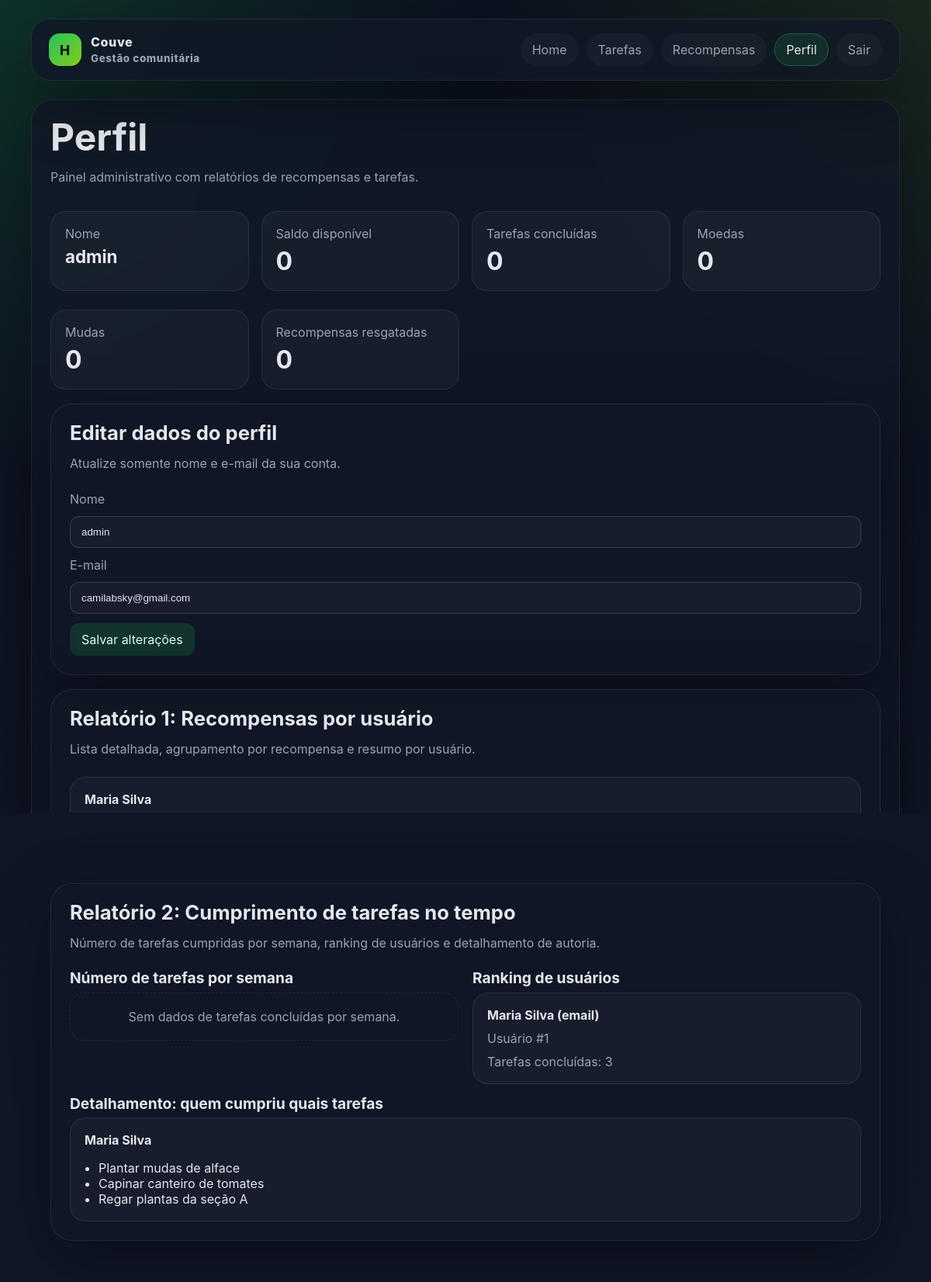
Before: /perfil/ (signed in) with the older database file.
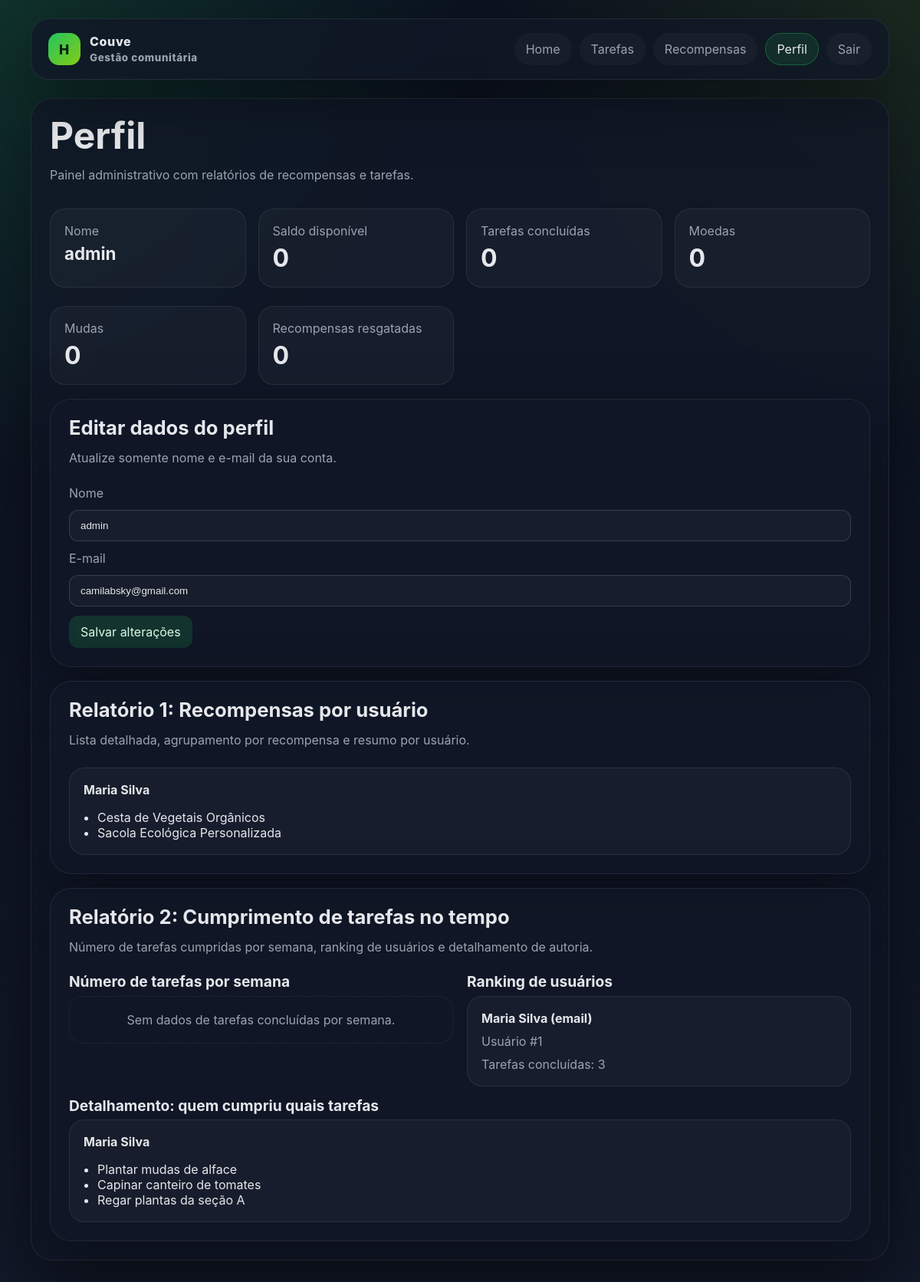
After: the same page with the newer database file.
### app/models.py (models this page shows)
class Perfil(models.Model):
    user = models.OneToOneField(
        settings.AUTH_USER_MODEL,
        on_delete=models.CASCADE,
        null=True,
        blank=True,
        related_name='perfil'
    )
    nome = models.CharField(max_length=64)
    email = models.EmailField(max_length=254, unique=True, null=True, blank=True)
    class Meta:
        db_table = 'Perfil'

class Tarefas(models.Model):
    titulo = models.CharField(max_length=128)
    tipo = models.CharField(max_length=32)
    dificuldade = models.IntegerField()
    horta = models.CharField(max_length=128)
    descricao = models.CharField(max_length=128)
    id_perfil = models.ForeignKey(
        Perfil,
        on_delete=models.SET_NULL,
        null=True,
        blank=True,
        db_column='id_perfil'
    )
    concluido = models.BooleanField(default=False)
    data_conclusao = models.DateTimeField(null=True, blank=True)
    moedas = models.IntegerField()
    mudas = models.IntegerField()
    tempo = models.IntegerField()
    class Meta:
        db_table = 'Tarefas'

class PerfilRecompensas(models.Model):
    id_perfil = models.ForeignKey(
        Perfil,
        on_delete=models.SET_NULL,
        null=True,
        blank=True,
        db_column='id_perfil'
    )
    id_recompensa = models.ForeignKey(
        Recompensas,
        on_delete=models.CASCADE,
        db_column='id_recompensa'
    )
    data_resgate = models.DateTimeField(null=True, blank=True)
    class Meta:
        db_table = 'PerfilRecompensas'

class Recompensas(models.Model):
    nome = models.CharField(max_length=128)
    descricao = models.TextField()
    preco = models.IntegerField()
    tipo = models.CharField(max_length=32)
    src = models.CharField(max_length=256)
    class Meta:
        db_table = 'Recompensas'

### app/views.py (the view, shortened to what this page needs)
# urls.py: path('perfil/', views.perfil_page, name='perfil'),
@login_required(login_url="login")
def perfil_page(request):
    perfil = get_or_create_user_profile(request.user)
    context = {
        'perfil': perfil,
        'is_admin': request.user.is_superuser,
        'saldo': get_profile_balance(perfil),
        'tarefas_concluidas': Tarefas.objects.filter(id_perfil=perfil, concluido=True).count() if perfil else 0,
        'moedas': Tarefas.objects.filter(id_perfil=perfil, concluido=True).aggregate(total=Coalesce(Sum('moedas'), Value(0)))['total'] if perfil else 0,
        'mudas': Tarefas.objects.filter(id_perfil=perfil, concluido=True).aggregate(total=Coalesce(Sum('mudas'), Value(0)))['total'] if perfil else 0,
        'recompensas_resgatadas': PerfilRecompensas.objects.filter(id_perfil=perfil).count() if perfil else 0,
        'tarefas_concluidas_lista': Tarefas.objects.filter(id_perfil=perfil, concluido=True).order_by('titulo') if perfil else [],
        'recompensas_resgatadas_lista': PerfilRecompensas.objects.filter(id_perfil=perfil).select_related('id_recompensa').order_by('id_recompensa__nome') if perfil else [],
    }
    if request.user.is_superuser:
        context.update(build_admin_reports(request))
    return render(request, 'app/perfil.html', context)

### app/views.py (called while the page is built)
def get_or_create_user_profile(user):
    if not user.is_authenticated:
        return None
    profile, _ = Perfil.objects.get_or_create(
        user=user,
        defaults={
            'nome': user.get_full_name() or user.username,
            'email': user.email or None,
        },
    )
    return profile

def get_profile_balance(perfil):
    if not perfil:
        return 0
    total_moedas = Tarefas.objects.filter(
        id_perfil=perfil,
        concluido=True,
    ).aggregate(total=Coalesce(Sum('moedas'), Value(0)))['total']
    total_gasto = PerfilRecompensas.objects.filter(
        id_perfil=perfil,
    ).aggregate(total=Coalesce(Sum('id_recompensa__preco'), Value(0)))['total']
    return total_moedas - total_gasto

### app/templates/app/perfil.html (shortened to what this page needs)
{% extends 'app/base.html' %}
{% block content %}
<section class="panel">
    <div class="section-head">
        <div>
            <h1 class="section-title">Perfil</h1>
            <p class="section-subtitle">
                {% if is_admin %}
                Painel administrativo com relatórios de recompensas e tarefas.
                {% else %}
                Resumo de progresso do seu perfil.
                {% endif %}
            </p>
        </div>
    </div>
    {% if perfil %}
    <div class="kpis" style="margin-top: 0;">
        <div class="stat">
            <span class="muted">Nome</span>
            <strong style="font-size: 1.4rem;">{{ perfil.nome }}</strong>
        </div>
        <div class="stat">
            <span class="muted">Saldo disponível</span>
            <strong>{{ saldo }}</strong>
        </div>
        <div class="stat">
            <span class="muted">Tarefas concluídas</span>
            <strong>{{ tarefas_concluidas }}</strong>
        </div>
        <div class="stat">
            <span class="muted">Moedas</span>
            <strong>{{ moedas }}</strong>
        </div>
    </div>
    <div class="kpis">
        <div class="stat">
            <span class="muted">Mudas</span>
            <strong>{{ mudas }}</strong>
        </div>
        <div class="stat">
            <span class="muted">Recompensas resgatadas</span>
            <strong>{{ recompensas_resgatadas }}</strong>
        </div>
    </div>
    <section class="panel" style="margin-top: 18px;">
        <div class="section-head" style="margin-bottom: 10px;">
            <div>
                <h2 class="section-title" style="font-size: 1.6rem;">Editar dados do perfil</h2>
                <p class="section-subtitle">Atualize somente nome e e-mail da sua conta.</p>
            </div>
        </div>
        <form method="post" class="list" style="gap: 12px;">
            <label class="muted" for="nome">Nome</label>
            <input
                id="nome"
                name="nome"
                type="text"
                value="{{ perfil.nome }}"
                required
                style="width: 100%; padding: 12px 14px; border-radius: 12px; border: 1px solid rgba(255,255,255,0.14); background: rgba(255,255,255,0.03); color: var(--text);"
            />
            <label class="muted" for="email">E-mail</label>
            <input
                id="email"
                name="email"
                type="email"
                value="{{ perfil.email|default:'' }}"
                required
                style="width: 100%; padding: 12px 14px; border-radius: 12px; border: 1px solid rgba(255,255,255,0.14); background: rgba(255,255,255,0.03); color: var(--text);"
            />
            <button class="button" type="submit" style="width: fit-content;">Salvar alterações</button>
        </form>
    </section>
    {% if is_admin %}
    <section class="panel" style="margin-top: 18px;">
        <div class="section-head" style="margin-bottom: 10px;">
            <div>
                <h2 class="section-title" style="font-size: 1.6rem;">Relatório 1: Recompensas por usuário</h2>
                <p class="section-subtitle">Lista detalhada, agrupamento por recompensa e resumo por usuário.</p>
            </div>
        </div>
        {% regroup report_recompensas_detalhadas by id_perfil.nome as recompensas_por_usuario %}
        <div class="list">
            {% for grupo in recompensas_por_usuario %}
            <article class="list-item">
                <strong>{{ grupo.grouper }}</strong>
                <ul style="margin: 6px 0 0 18px; padding: 0;">
                    {% for item in grupo.list %}
                    <li>{{ item.id_recompensa.nome }}</li>
                    {% endfor %}
                </ul>
            </article>
            {% empty %}
            <div class="empty">Nenhum resgate encontrado com os filtros selecionados.</div>
            {% endfor %}
        </div>
    </section>
    <section class="panel" style="margin-top: 18px;">
        <div class="section-head" style="margin-bottom: 10px;">
            <div>
                <h2 class="section-title" style="font-size: 1.6rem;">Relatório 2: Cumprimento de tarefas no tempo</h2>
                <p class="section-subtitle">Número de tarefas cumpridas por semana, ranking de usuários e detalhamento de autoria.</p>
            </div>
        </div>
        <div class="grid-2">
            <div>
                <h3 class="section-title" style="font-size: 1.2rem; margin-bottom: 8px;">Número de tarefas por semana</h3>
                <div class="list">
                    {% for row in report_tarefas_serie_temporal %}
                    <article class="list-item">
                        <strong>{{ row.periodo|date:'d/m/Y' }}</strong>
                        <span class="muted">Concluídas: {{ row.total }}</span>
                    </article>
                    {% empty %}
                    <div class="empty">Sem dados de tarefas concluídas por semana.</div>
                    {% endfor %}
                </div>
            </div>
            <div>
                <h3 class="section-title" style="font-size: 1.2rem; margin-bottom: 8px;">Ranking de usuários</h3>
                <div class="list">
                    {% for row in report_tarefas_ranking %}
                    <article class="list-item">
                        <strong>{{ row.id_perfil__nome }}{% if row.id_perfil__email %} ({{ row.id_perfil__email }}){% endif %}</strong>
                        <span class="muted">Usuário #{{ row.id_perfil }}</span>
                        <span class="muted">Tarefas concluídas: {{ row.total_concluidas }}</span>
                    </article>
                    {% empty %}
                    <div class="empty">Sem dados para ranking de usuários.</div>
                    {% endfor %}
                </div>
            </div>
        </div>
        <h3 class="section-title" style="font-size: 1.2rem; margin: 16px 0 8px;">Detalhamento: quem cumpriu quais tarefas</h3>
        {% regroup report_tarefas_detalhadas by id_perfil.nome as tarefas_por_usuario %}
        <div class="list">
            {% for grupo in tarefas_por_usuario %}
            <article class="list-item">
                <strong>{{ grupo.grouper }}</strong>
                <ul style="margin: 6px 0 0 18px; padding: 0;">
                    {% for tarefa in grupo.list %}
                    <li>{{ tarefa.titulo }}</li>
                    {% endfor %}
                </ul>
            </article>
            {% empty %}
            <div class="empty">Nenhuma tarefa concluída registrada.</div>
            {% endfor %}
        </div>
    </section>
    {% endif %}
    {% else %}
    <div class="empty">Nenhum perfil encontrado no banco de dados.</div>
    {% endif %}
</section>
{% endblock %}

### app/templates/app/base.html (shortened to what this page needs)
<!DOCTYPE html>
<html lang="pt-br">
<head>
</head>
<body>
    <div class="shell">
        {% if not hide_header %}
        <header class="topbar">
            <div class="brand">
                <div class="brand-badge">H</div>
                <div>
                    <div>Couve</div>
                    <small class="muted">Gestão comunitária</small>
                </div>
            </div>
            {% if user.is_authenticated %}
            <nav class="nav">
                <a href="{% url 'home' %}" class="{% if request.resolver_match.url_name == 'home' %}active{% endif %}">Home</a>
                <a href="{% url 'tarefas' %}" class="{% if request.resolver_match.url_name == 'tarefas' %}active{% endif %}">Tarefas</a>
                <a href="{% url 'recompensas' %}" class="{% if request.resolver_match.url_name == 'recompensas' %}active{% endif %}">Recompensas</a>
                <a href="{% url 'perfil' %}" class="{% if request.resolver_match.url_name == 'perfil' %}active{% endif %}">Perfil</a>
                <a href="{% url 'logout' %}">Sair</a>
            </nav>
            {% elif public_header %}
            <nav class="nav">
                <a href="{% url 'login' %}">Login</a>
                <a href="{% url 'cadastro' %}">Cadastro</a>
            </nav>
            {% endif %}
        </header>
        {% endif %}
        {% block content %}{% endblock %}
    </div>
</body>
</html>

### app/templates/app/base.html (style rules this page uses)
:root { --bg: #0f172a; --panel: #111827; --panel-2: #1f2937; --text: #e5e7eb; --muted: #9ca3af; --accent: #22c55e; --accent-2: #84cc16; --border: rgba(255, 255, 255, 0.08); --shadow: 0 24px 80px rgba(0, 0, 0, 0.35); }
* { box-sizing: border-box; }
body { margin: 0; font-family: Inter, "Segoe UI", Arial, sans-serif; color: var(--text); background: radial-gradient(circle at top left, rgba(34, 197, 94, 0.18), transparent 30%), radial-gradient(circle at top right, rgba(132, 204, 22, 0.12), transparent 28%), linear-gradient(180deg, #0b1220 0%, #111827 100%); min-height: 100vh; }
a { color: inherit; text-decoration: none; }
.shell { width: min(1120px, calc(100% - 32px)); margin: 0 auto; padding: 24px 0 48px; }
.topbar { display: flex; justify-content: space-between; align-items: center; gap: 16px; padding: 18px 22px; border: 1px solid var(--border); border-radius: 24px; background: rgba(17, 24, 39, 0.82); backdrop-filter: blur(18px); box-shadow: var(--shadow); position: sticky; top: 16px; z-index: 10; }
.brand { display: flex; align-items: center; gap: 12px; font-weight: 800; letter-spacing: 0.04em; }
.brand-badge { width: 42px; height: 42px; border-radius: 14px; display: grid; place-items: center; background: linear-gradient(135deg, var(--accent), var(--accent-2)); color: #06210f; font-size: 1.1rem; }
.nav { display: flex; flex-wrap: wrap; gap: 10px; }
.nav a { padding: 10px 14px; border-radius: 999px; background: rgba(255, 255, 255, 0.03); border: 1px solid transparent; color: var(--muted); }
.nav a:hover, .nav a.active { color: var(--text); border-color: rgba(34, 197, 94, 0.35); background: rgba(34, 197, 94, 0.12); }
.hero, .panel { margin-top: 24px; border: 1px solid var(--border); border-radius: 28px; background: rgba(17, 24, 39, 0.78); backdrop-filter: blur(18px); box-shadow: var(--shadow); }
.hero h1, .section-title { margin: 0; font-size: clamp(2rem, 4vw, 3.6rem); line-height: 1.02; }
.hero p, .section-subtitle, .muted { color: var(--muted); }
.kpis { display: grid; grid-template-columns: repeat(4, minmax(0, 1fr)); gap: 16px; margin-top: 24px; }
.card, .stat, .list-item { border: 1px solid var(--border); border-radius: 20px; background: rgba(255, 255, 255, 0.03); }
.stat { padding: 18px; }
.stat strong { display: block; font-size: 2rem; margin-top: 6px; }
.grid-2 { display: grid; grid-template-columns: repeat(2, minmax(0, 1fr)); gap: 18px; }
.panel { padding: 24px; }
.section-head { display: flex; justify-content: space-between; align-items: end; gap: 12px; margin-bottom: 18px; }
.list { display: grid; gap: 14px; }
.list-item { padding: 18px; display: grid; gap: 10px; }
.empty { padding: 20px; border-radius: 18px; border: 1px dashed var(--border); color: var(--muted); text-align: center; }
.button { display: inline-flex; align-items: center; justify-content: center; gap: 8px; padding: 10px 14px; border-radius: 12px; border: 1px solid transparent; cursor: pointer; font: inherit; background: rgba(34, 197, 94, 0.16); color: #dcfce7; }

Changed rows visible on the page:
added PerfilRecompensas: id_recompensa.nome "Cesta de Vegetais Orgânicos"
now on this page (row unchanged): PerfilRecompensas: id_recompensa.nome "Sacola Ecológica Personalizada"
